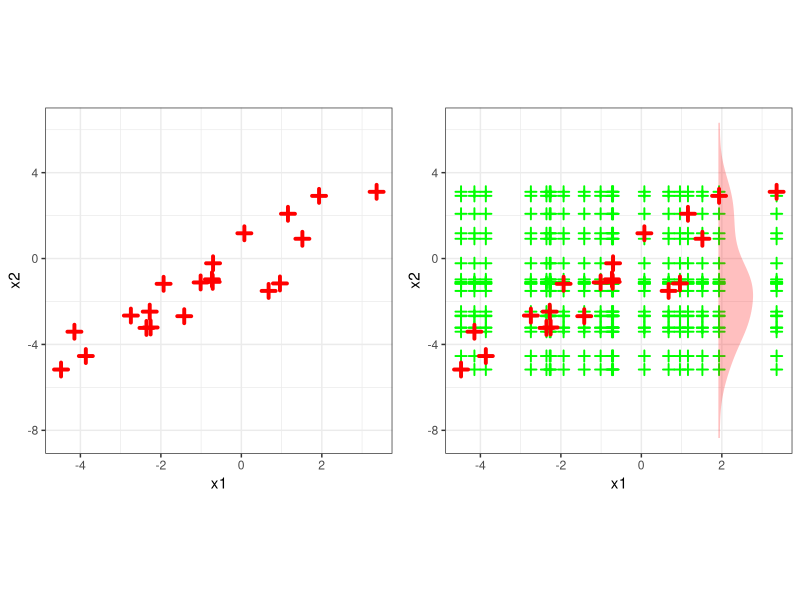

Write R code to recreate this figure.
# PREREQ -----------------------------------------------------------------------

library(gridExtra)
library(ggplot2)

# DATA -------------------------------------------------------------------------

set.seed(10)
x1 = runif(20, -5, 5)
x2 = x1 + rnorm(20, 0, 1)
df_observed = data.frame(x1, x2)
df_permuted = data.frame(expand.grid(x1, x2))
names(df_permuted) = c("x1", "x2")

dens = density(x2)
d = data.frame(x = dens$x, y = dens$y)

# PLOT -------------------------------------------------------------------------

p1 = ggplot() +
  geom_point(data = df_observed, aes(x1, x2),
             shape = 3, color = "red", size = 2, stroke = 2) +
  theme_bw() + ylim(range(d$x))

p2 = ggplot() +
  geom_point(data = df_permuted, aes(x1, x2),
             shape = 3, color = "green", size = 2, stroke = 1) +
  geom_point(data = df_observed, aes(x1, x2),
             shape = 3, color = "red", size = 2, stroke = 2) +
  theme_bw() + ylim(range(d$x))

p2 = p2 + geom_line(data = d, aes(x = sort(x1)[19] + 5*y, y = x), alpha = 0.25, color = "red")
grid = grid.arrange(p1, p2, ncol = 2, respect = TRUE)

ggsave("slides/feature-effects/figure/pd_grid.pdf", grid, width = 8, height = 4)
